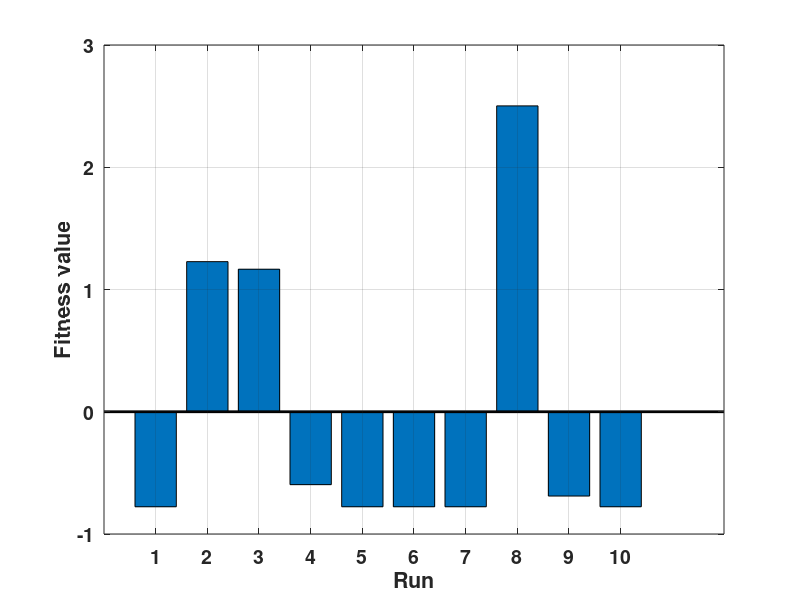
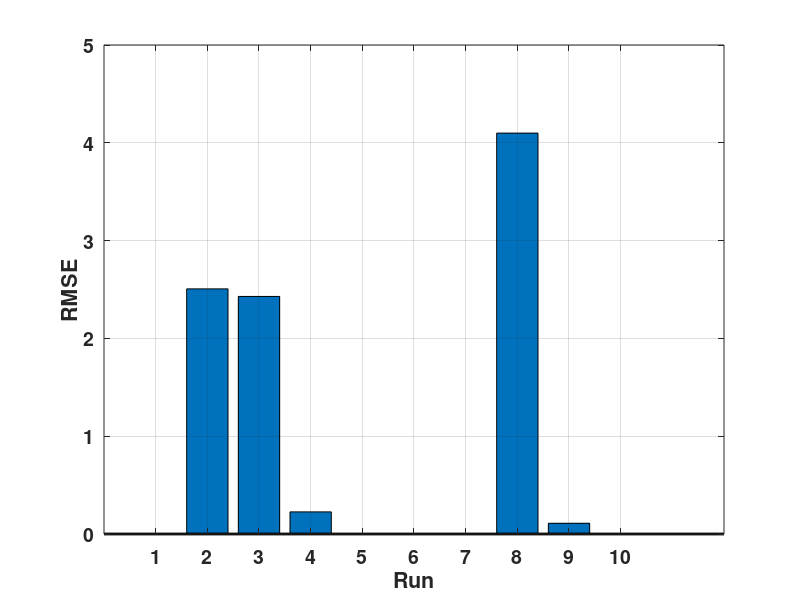

MATLAB code to generate these figures, in order:
close all;
clear;
clc;

jsonData = fileread('monte_carlo_results_cpso.json');
data = jsondecode(jsonData);

monte_carlo_run = length(data.execution_times_all);
output_folder = 'Risultati';

% Migliora la leggibilità dei grafici
set(0, 'DefaultAxesFontSize', 14, 'DefaultAxesFontWeight', 'bold');
set(0, 'DefaultLineLineWidth', 2);

% Colore blu uniforme per tutti i grafici
blueColor = [0 0.447 0.741];

% %% Grafico della convergenza della funzione obiettivo
% fig = figure;
% hold on;
% colors = lines(monte_carlo_run);
% for i = 1:monte_carlo_run
%     plot(data.convergence_all{i}, 'Color', colors(i, :), 'LineWidth', 2);
% end
% hold off;
% xlabel('Iterazioni', 'FontWeight', 'bold');
% ylabel('Valore della Funzione Obiettivo', 'FontWeight', 'bold');
% legend(arrayfun(@(x) sprintf('Run %d', x), 1:monte_carlo_run, 'UniformOutput', false), 'Location', 'bestoutside');
% grid on;
% %saveas(fig, fullfile(output_folder, 'convergenza_funzione_obiettivo_cpso.png'));
% %close(fig);
% 
% %% Boxplot dei parametri ottimali
% fig = figure;
% boxplot(data.optimal_params_all, 'Labels', {'tx', 'ty', 'tz', 'theta_x', 'theta_y', 'theta_z', 'scale'}, ...
%     'Colors', blueColor);
% xlabel('Parametri', 'FontWeight', 'bold');
% ylabel('Valori Ottimali', 'FontWeight', 'bold');
% grid on;
% % saveas(fig, fullfile(output_folder, 'distribuzione_parametri_ottimali_cpso.png'));
% % close(fig);
% 
% %% Evoluzione dei parametri ottimali tra le simulazioni
% fig = figure;
% hold on;
% num_params = size(data.optimal_params_all, 2);
% colors = lines(num_params);
% for i = 1:num_params
%     plot(data.optimal_params_all(:, i), '-o', 'LineWidth', 2, 'Color', colors(i, :), 'MarkerSize', 6, 'MarkerFaceColor', colors(i, :));
% end
% hold off;
% xlabel('Simulazione', 'FontWeight', 'bold');
% ylabel('Valore del parametro', 'FontWeight', 'bold');
% legend({'tx', 'ty', 'tz', 'theta_x', 'theta_y', 'theta_z', 'scale'}, 'Location', 'bestoutside');
% grid on;
% %saveas(fig, fullfile(output_folder, 'evoluzione_parametri_ottimali_cpso.png'));
% %close(fig);
% 
% %% Tempo di esecuzione per ogni simulazione
% fig = figure;
% bar(data.execution_times_all, 'FaceColor', blueColor);
% xlabel('Simulazione', 'FontWeight', 'bold');
% ylabel('Tempo di esecuzione (s)', 'FontWeight', 'bold');
% grid on;
% % saveas(fig, fullfile(output_folder, 'tempo_esecuzione_cpso.png'));
% % close(fig);

%% Grafico della fitness
fig = figure;
bar(data.optimal_values_all, 'FaceColor', blueColor);
xlabel('Run', 'FontWeight', 'bold');
ylabel('Fitness value', 'FontWeight', 'bold');
grid on;
% saveas(fig, fullfile(output_folder, 'andamento_fitness_cpso.png'));
% close(fig);

%% Grafico dell'errore (RMSE)
fig = figure;
bar(data.rmse_values_all, 'FaceColor', blueColor);
xlabel('Run', 'FontWeight', 'bold');
ylabel('RMSE', 'FontWeight', 'bold');
grid on;
% saveas(fig, fullfile(output_folder, 'evoluzione_rmse_cpso.png'));
% close(fig);

%% Salvataggio risultati in CSV
% results_table = table((1:monte_carlo_run)', data.execution_times_all, data.optimal_values_all, data.rmse_values_all, ...
%     'VariableNames', {'Simulazione', 'TempoEsecuzione', 'ValoreFitness', 'RMSE'});
% writetable(results_table, fullfile(output_folder, 'risultati_simulazioni_cpso.csv'));
